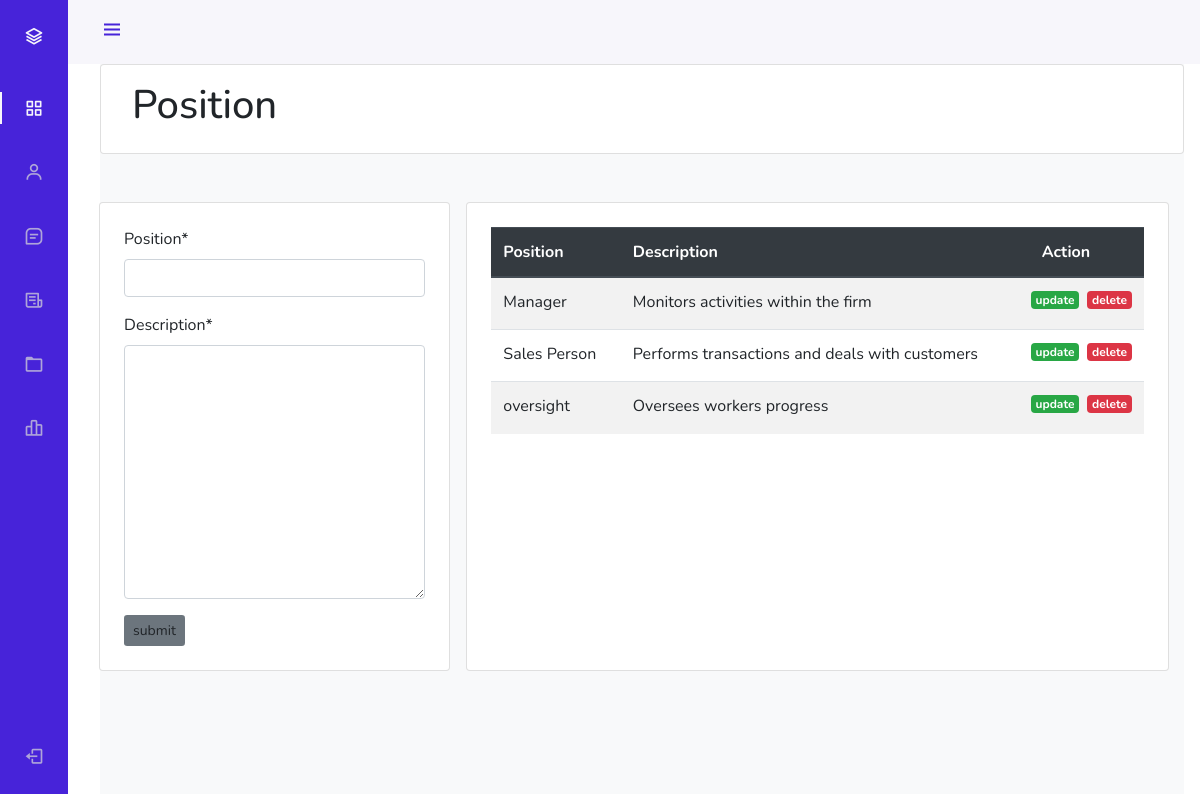
Page /position/ on the committed database.
### records/models.py (models this page shows, shortened)
class Position(models.Model):
    position = models.CharField(max_length=100, unique=True)
    description = models.TextField()

### records/views.py (the view)
# urls.py: path('position/', views.add_position, name='position'),
def add_position(request):
    form = PositionForm
    positions = Position.objects.order_by('position')[:7]
    if request.method == 'POST':
        form = PositionForm(request.POST)
        if form.is_valid():
            form.save()
    context = {'form':form, 'positions':positions}
    return render(request, 'records/new_position.html', context)

### records/templates/records/new_position.html (shortened to what this page needs)
<!DOCTYPE html>
{% extends 'base.html' %} {% load crispy_forms_tags %}
    {% block header %}
    <div class="col card">
      <h1 class="p-3">Position</h1>
    </div>
    {% endblock header %} {% block content %}
    <div class="container py-5">
      <div class="d-flex justify-content-center">
        <div class="col-md-4 card p-4">
          <form method="POST" action="">
            {% csrf_token %} {{form|crispy}}
            <button class="btn btn-sm bg-secondary" type="submit">
              submit
            </button>
          </form>
        </div>
        <div class="col-md-8 card p-4 mx-3">
          <table class="table table-striped">
            <thead class="thead-dark">
              <tr>
                <th scope="col">Position</th>
                <th scope="col">Description</th>
                <th scope="col">Action</th>
              </tr>
            </thead>
            <tbody>
              {% for pos in positions %}
              <tr>
                <td>{{ pos.position }}</td>
                <td>{{ pos.description }}</td>
                <td>
                  <div class="row">
                    <h6>
                      <a href="" class="badge badge-success mx-1">update</a>
                    </h6>
                    <h6>
                      <a href="" class="badge badge-danger mx-1">delete</a>
                    </h6>
                  </div>
                </td>
              </tr>
              {% endfor %}
            </tbody>
          </table>
        </div>
      </div>
    </div>
    {% endblock content %}

### static/css/main.css (style rules this page uses)
:root { --header-height: 3rem; --nav-width: 68px; --first-color: #4723d9; --first-color-light: #afa5d9; --white-color: #f7f6fb; --body-font: "Nunito", sans-serif; --normal-font-size: 1rem; --z-fixed: 100; }
body { position: relative; margin: var(--header-height) 0 0 0; padding: 0 1rem; font-family: var(--body-font); font-size: var(--normal-font-size); transition: 0.5s; }
a { text-decoration: none; }
@media screen and (min-width: 768px) { body { margin: calc(var(--header-height) + 1rem) 0 0 0; padding-left: calc(var(--nav-width) + 2rem); } }

### rows in the picture
Position: position "Manager", description "Monitors activities within the firm"
Position: position "Sales Person", description "Performs transactions and deals with customers"
Position: position "oversight", description "Oversees workers progress"
